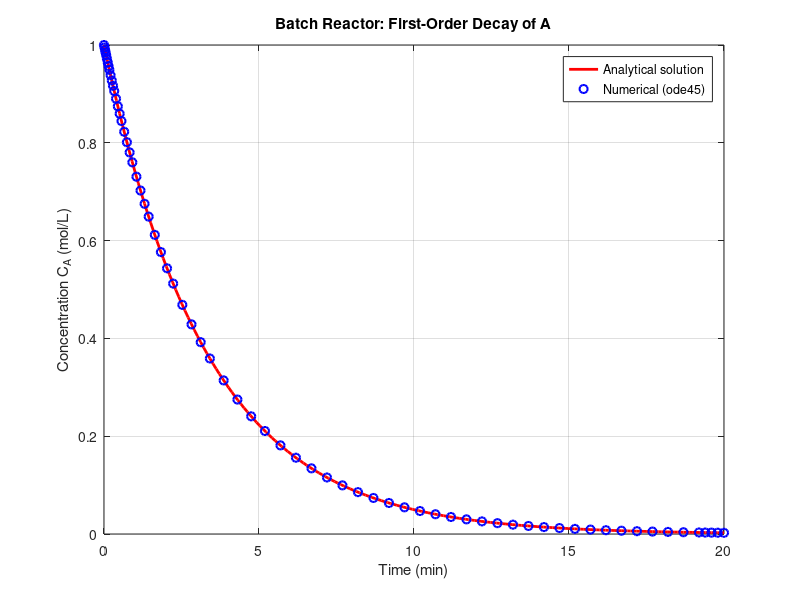

Reproduce this figure in MATLAB.
% Batch Reactor Example
% First-order reaction: dCA/dt = -k*CA

% Parameters
k = 0.3;           % rate constant (1/min)
CA0 = 1.0;         % initial concentration (mol/L)
tspan = [0 20];    % time span (minutes)

%% Analytical solution
t = linspace(0, 20, 200);
CA_exact = CA0 * exp(-k*t);

%% Numerical solution with ode45
dCAdt = @(t, CA) -k*CA;           % ODE definition
[t_num, CA_num] = ode45(dCAdt, tspan, CA0);

%% Plot results
figure
plot(t, CA_exact, 'r-', 'LineWidth', 2)     % analytical solution
hold on
plot(t_num, CA_num, 'bo', 'LineWidth', 1.5) % ode45 solution
xlabel('Time (min)')
ylabel('Concentration C_A (mol/L)')
legend('Analytical solution', 'Numerical (ode45)', 'Location', 'NorthEast')
title('Batch Reactor: First-Order Decay of A')
grid on
